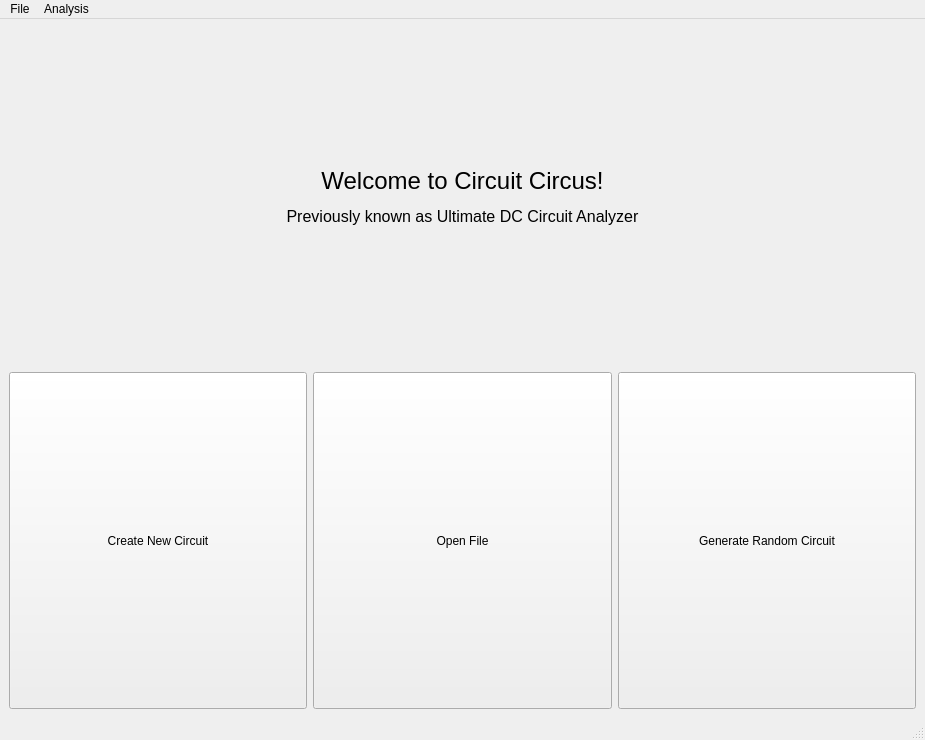
<?xml version="1.0" encoding="UTF-8"?>
<ui version="4.0">
 <class>MainWindow</class>
 <widget class="QMainWindow" name="MainWindow">
  <property name="geometry">
   <rect>
    <x>0</x>
    <y>0</y>
    <width>925</width>
    <height>740</height>
   </rect>
  </property>
  <property name="windowTitle">
   <string>Circuit Circus</string>
  </property>
  <widget class="QWidget" name="centralwidget">
   <layout class="QVBoxLayout" name="verticalLayout">
    <item>
     <widget class="QLabel" name="label">
      <property name="text">
       <string>&lt;html&gt;&lt;head/&gt;&lt;body&gt;&lt;p&gt;&lt;span style=&quot; font-size:18pt;&quot;&gt;Welcome to Circuit Circus!&lt;/span&gt;&lt;/p&gt;&lt;p&gt;&lt;span style=&quot; font-size:12pt;&quot;&gt;Previously known as Ultimate DC Circuit Analyzer&lt;/span&gt;&lt;/p&gt;&lt;/body&gt;&lt;/html&gt;</string>
      </property>
      <property name="alignment">
       <set>Qt::AlignCenter</set>
      </property>
      <property name="wordWrap">
       <bool>true</bool>
      </property>
     </widget>
    </item>
    <item>
     <layout class="QHBoxLayout" name="horizontalLayout">
      <item>
       <widget class="QPushButton" name="newCircuit">
        <property name="sizePolicy">
         <sizepolicy hsizetype="Minimum" vsizetype="Minimum">
          <horstretch>0</horstretch>
          <verstretch>0</verstretch>
         </sizepolicy>
        </property>
        <property name="layoutDirection">
         <enum>Qt::LeftToRight</enum>
        </property>
        <property name="text">
         <string>Create New Circuit</string>
        </property>
        <property name="iconSize">
         <size>
          <width>16</width>
          <height>16</height>
         </size>
        </property>
       </widget>
      </item>
      <item>
       <widget class="QPushButton" name="openCircuit">
        <property name="sizePolicy">
         <sizepolicy hsizetype="Minimum" vsizetype="Minimum">
          <horstretch>0</horstretch>
          <verstretch>0</verstretch>
         </sizepolicy>
        </property>
        <property name="text">
         <string>Open File</string>
        </property>
       </widget>
      </item>
      <item>
       <widget class="QPushButton" name="generateCircuit">
        <property name="sizePolicy">
         <sizepolicy hsizetype="Minimum" vsizetype="Minimum">
          <horstretch>0</horstretch>
          <verstretch>0</verstretch>
         </sizepolicy>
        </property>
        <property name="text">
         <string>Generate Random Circuit</string>
        </property>
       </widget>
      </item>
     </layout>
    </item>
   </layout>
  </widget>
  <widget class="QMenuBar" name="menubar">
   <property name="geometry">
    <rect>
     <x>0</x>
     <y>0</y>
     <width>925</width>
     <height>26</height>
    </rect>
   </property>
   <widget class="QMenu" name="menuFile">
    <property name="title">
     <string>File</string>
    </property>
    <addaction name="actionNew"/>
    <addaction name="actionOpen"/>
    <addaction name="actionSave"/>
   </widget>
   <widget class="QMenu" name="menuAnalysis">
    <property name="title">
     <string>Analysis</string>
    </property>
    <addaction name="actionNodal"/>
    <addaction name="actionMesh"/>
   </widget>
   <addaction name="menuFile"/>
   <addaction name="menuAnalysis"/>
  </widget>
  <widget class="QStatusBar" name="statusbar"/>
  <action name="actionNew">
   <property name="enabled">
    <bool>true</bool>
   </property>
   <property name="text">
    <string>New</string>
   </property>
   <property name="shortcut">
    <string>Ctrl+N</string>
   </property>
  </action>
  <action name="actionOpen">
   <property name="text">
    <string>Open</string>
   </property>
   <property name="shortcut">
    <string>Ctrl+O</string>
   </property>
  </action>
  <action name="actionSave">
   <property name="text">
    <string>Save</string>
   </property>
   <property name="shortcut">
    <string>Ctrl+S</string>
   </property>
  </action>
  <action name="actionNodal">
   <property name="text">
    <string>Nodal</string>
   </property>
  </action>
  <action name="actionMesh">
   <property name="text">
    <string>Mesh</string>
   </property>
  </action>
 </widget>
 <resources/>
 <connections/>
</ui>
